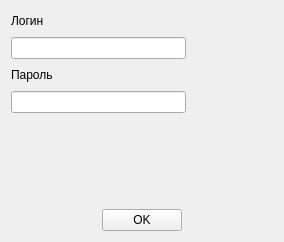
<?xml version="1.0" encoding="UTF-8"?>
<ui version="4.0">
 <class>inputMenu</class>
 <widget class="QWidget" name="inputMenu">
  <property name="geometry">
   <rect>
    <x>0</x>
    <y>0</y>
    <width>284</width>
    <height>242</height>
   </rect>
  </property>
  <property name="windowTitle">
   <string>Вход в систему</string>
  </property>
  <layout class="QVBoxLayout" name="verticalLayout">
   <item>
    <layout class="QHBoxLayout" name="horizontalLayout">
     <item>
      <widget class="QLabel" name="label">
       <property name="text">
        <string>Логин</string>
       </property>
      </widget>
     </item>
     <item>
      <spacer name="horizontalSpacer_2">
       <property name="orientation">
        <enum>Qt::Horizontal</enum>
       </property>
       <property name="sizeHint" stdset="0">
        <size>
         <width>40</width>
         <height>20</height>
        </size>
       </property>
      </spacer>
     </item>
    </layout>
   </item>
   <item>
    <layout class="QHBoxLayout" name="horizontalLayout_6" stretch="2,1">
     <item>
      <widget class="QLineEdit" name="le_login"/>
     </item>
     <item>
      <spacer name="horizontalSpacer">
       <property name="orientation">
        <enum>Qt::Horizontal</enum>
       </property>
       <property name="sizeHint" stdset="0">
        <size>
         <width>40</width>
         <height>20</height>
        </size>
       </property>
      </spacer>
     </item>
    </layout>
   </item>
   <item>
    <layout class="QHBoxLayout" name="horizontalLayout_2">
     <item>
      <widget class="QLabel" name="label_2">
       <property name="text">
        <string>Пароль</string>
       </property>
      </widget>
     </item>
     <item>
      <spacer name="horizontalSpacer_4">
       <property name="orientation">
        <enum>Qt::Horizontal</enum>
       </property>
       <property name="sizeHint" stdset="0">
        <size>
         <width>40</width>
         <height>20</height>
        </size>
       </property>
      </spacer>
     </item>
    </layout>
   </item>
   <item>
    <layout class="QHBoxLayout" name="horizontalLayout_5" stretch="2,1">
     <item>
      <widget class="QLineEdit" name="le_password"/>
     </item>
     <item>
      <spacer name="horizontalSpacer_3">
       <property name="orientation">
        <enum>Qt::Horizontal</enum>
       </property>
       <property name="sizeHint" stdset="0">
        <size>
         <width>40</width>
         <height>20</height>
        </size>
       </property>
      </spacer>
     </item>
    </layout>
   </item>
   <item>
    <layout class="QHBoxLayout" name="horizontalLayout_3">
     <item>
      <widget class="QLabel" name="label_incorrectLoginOrPasswors">
       <property name="text">
        <string/>
       </property>
      </widget>
     </item>
     <item>
      <spacer name="horizontalSpacer_6">
       <property name="orientation">
        <enum>Qt::Horizontal</enum>
       </property>
       <property name="sizeHint" stdset="0">
        <size>
         <width>40</width>
         <height>20</height>
        </size>
       </property>
      </spacer>
     </item>
    </layout>
   </item>
   <item>
    <spacer name="verticalSpacer">
     <property name="orientation">
      <enum>Qt::Vertical</enum>
     </property>
     <property name="sizeHint" stdset="0">
      <size>
       <width>20</width>
       <height>50</height>
      </size>
     </property>
    </spacer>
   </item>
   <item>
    <layout class="QHBoxLayout" name="horizontalLayout_4">
     <item>
      <spacer name="horizontalSpacer_7">
       <property name="orientation">
        <enum>Qt::Horizontal</enum>
       </property>
       <property name="sizeHint" stdset="0">
        <size>
         <width>40</width>
         <height>20</height>
        </size>
       </property>
      </spacer>
     </item>
     <item>
      <widget class="QPushButton" name="pb_Ok">
       <property name="text">
        <string>OK</string>
       </property>
      </widget>
     </item>
     <item>
      <spacer name="horizontalSpacer_8">
       <property name="orientation">
        <enum>Qt::Horizontal</enum>
       </property>
       <property name="sizeHint" stdset="0">
        <size>
         <width>40</width>
         <height>20</height>
        </size>
       </property>
      </spacer>
     </item>
    </layout>
   </item>
  </layout>
 </widget>
 <layoutdefault spacing="6" margin="11"/>
 <resources>
  <include location="inputMenu.qrc"/>
 </resources>
 <connections/>
</ui>
